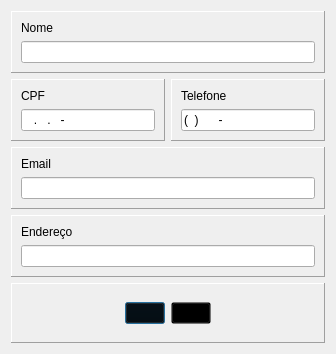
<?xml version="1.0" encoding="UTF-8"?>
<ui version="4.0">
 <class>Dialog</class>
 <widget class="QDialog" name="Dialog">
  <property name="geometry">
   <rect>
    <x>0</x>
    <y>0</y>
    <width>336</width>
    <height>354</height>
   </rect>
  </property>
  <property name="minimumSize">
   <size>
    <width>336</width>
    <height>354</height>
   </size>
  </property>
  <property name="maximumSize">
   <size>
    <width>336</width>
    <height>354</height>
   </size>
  </property>
  <property name="windowTitle">
   <string>Dialog</string>
  </property>
  <layout class="QGridLayout" name="gridLayout">
   <item row="0" column="0" colspan="2">
    <widget class="QFrame" name="fraNome">
     <property name="frameShape">
      <enum>QFrame::Panel</enum>
     </property>
     <property name="frameShadow">
      <enum>QFrame::Raised</enum>
     </property>
     <layout class="QVBoxLayout" name="verticalLayout">
      <item>
       <widget class="QLabel" name="lblNome">
        <property name="text">
         <string>Nome</string>
        </property>
       </widget>
      </item>
      <item>
       <widget class="QLineEdit" name="edtNome">
        <property name="Required" stdset="0">
         <bool>true</bool>
        </property>
       </widget>
      </item>
     </layout>
    </widget>
   </item>
   <item row="1" column="0">
    <widget class="QFrame" name="fraCpf">
     <property name="frameShape">
      <enum>QFrame::Panel</enum>
     </property>
     <property name="frameShadow">
      <enum>QFrame::Raised</enum>
     </property>
     <layout class="QVBoxLayout" name="verticalLayout_2">
      <item>
       <widget class="QLabel" name="lblCpf">
        <property name="text">
         <string>CPF</string>
        </property>
       </widget>
      </item>
      <item>
       <widget class="QLineEdit" name="edtCpf">
        <property name="inputMask">
         <string>999.999.999-99</string>
        </property>
        <property name="text">
         <string>..-</string>
        </property>
        <property name="required" stdset="0">
         <bool>true</bool>
        </property>
       </widget>
      </item>
     </layout>
    </widget>
   </item>
   <item row="1" column="1">
    <widget class="QFrame" name="fraTelefone">
     <property name="frameShape">
      <enum>QFrame::Panel</enum>
     </property>
     <property name="frameShadow">
      <enum>QFrame::Raised</enum>
     </property>
     <layout class="QVBoxLayout" name="verticalLayout_3">
      <item>
       <widget class="QLabel" name="lblTelefone">
        <property name="text">
         <string>Telefone</string>
        </property>
       </widget>
      </item>
      <item>
       <widget class="QLineEdit" name="edtTelefone">
        <property name="inputMask">
         <string>(99) 99999-9999</string>
        </property>
       </widget>
      </item>
     </layout>
    </widget>
   </item>
   <item row="2" column="0" colspan="2">
    <widget class="QFrame" name="fraEmail">
     <property name="frameShape">
      <enum>QFrame::Panel</enum>
     </property>
     <property name="frameShadow">
      <enum>QFrame::Raised</enum>
     </property>
     <layout class="QVBoxLayout" name="verticalLayout_4">
      <item>
       <widget class="QLabel" name="lblEmail">
        <property name="text">
         <string>Email</string>
        </property>
       </widget>
      </item>
      <item>
       <widget class="QLineEdit" name="edtEmail"/>
      </item>
     </layout>
    </widget>
   </item>
   <item row="3" column="0" colspan="2">
    <widget class="QFrame" name="fraEnd">
     <property name="frameShape">
      <enum>QFrame::Panel</enum>
     </property>
     <property name="frameShadow">
      <enum>QFrame::Raised</enum>
     </property>
     <layout class="QVBoxLayout" name="verticalLayout_5">
      <item>
       <widget class="QLabel" name="lblEnd">
        <property name="text">
         <string>Endereço</string>
        </property>
       </widget>
      </item>
      <item>
       <widget class="QLineEdit" name="edtEnd"/>
      </item>
     </layout>
    </widget>
   </item>
   <item row="4" column="0" colspan="2">
    <widget class="QFrame" name="fraBotoes">
     <property name="minimumSize">
      <size>
       <width>0</width>
       <height>0</height>
      </size>
     </property>
     <property name="maximumSize">
      <size>
       <width>10000</width>
       <height>10000</height>
      </size>
     </property>
     <property name="frameShape">
      <enum>QFrame::Panel</enum>
     </property>
     <property name="frameShadow">
      <enum>QFrame::Raised</enum>
     </property>
     <layout class="QHBoxLayout" name="horizontalLayout">
      <item>
       <spacer name="horizontalSpacer">
        <property name="orientation">
         <enum>Qt::Horizontal</enum>
        </property>
        <property name="sizeHint" stdset="0">
         <size>
          <width>40</width>
          <height>20</height>
         </size>
        </property>
       </spacer>
      </item>
      <item>
       <widget class="QPushButton" name="btnGravar">
        <property name="sizePolicy">
         <sizepolicy hsizetype="Fixed" vsizetype="Fixed">
          <horstretch>0</horstretch>
          <verstretch>0</verstretch>
         </sizepolicy>
        </property>
        <property name="styleSheet">
         <string notr="true">background:transparent
</string>
        </property>
        <property name="text">
         <string/>
        </property>
        <property name="icon">
         <iconset resource="../icons/48px_.qrc">
          <normaloff>:/icons/2x/save.png</normaloff>:/icons/2x/save.png</iconset>
        </property>
        <property name="iconSize">
         <size>
          <width>48</width>
          <height>48</height>
         </size>
        </property>
       </widget>
      </item>
      <item>
       <widget class="QPushButton" name="btnCancelar">
        <property name="sizePolicy">
         <sizepolicy hsizetype="Fixed" vsizetype="Fixed">
          <horstretch>0</horstretch>
          <verstretch>0</verstretch>
         </sizepolicy>
        </property>
        <property name="styleSheet">
         <string notr="true">background:transparent
</string>
        </property>
        <property name="text">
         <string/>
        </property>
        <property name="icon">
         <iconset resource="../icons/48px_.qrc">
          <normaloff>:/icons/2x/cancel.png</normaloff>:/icons/2x/cancel.png</iconset>
        </property>
        <property name="iconSize">
         <size>
          <width>48</width>
          <height>48</height>
         </size>
        </property>
       </widget>
      </item>
      <item>
       <spacer name="horizontalSpacer_2">
        <property name="orientation">
         <enum>Qt::Horizontal</enum>
        </property>
        <property name="sizeHint" stdset="0">
         <size>
          <width>40</width>
          <height>20</height>
         </size>
        </property>
       </spacer>
      </item>
     </layout>
    </widget>
   </item>
  </layout>
 </widget>
 <resources>
  <include location="../icons/48px_.qrc"/>
 </resources>
 <connections/>
</ui>
